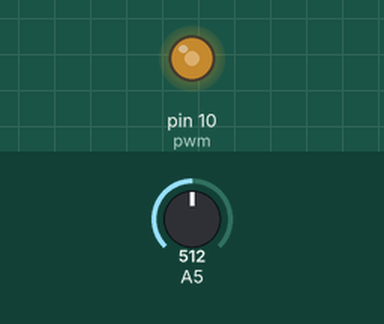
Recording of a sketch running on a simulated Arduino Uno, built with avr-gcc and run on an emulated ATmega328P. Shown: output pins drawn as LEDs (lit = HIGH). Inputs (shaded band) come from the test bench; at power-on: A5 = 512. What the sketch prints to the serial monitor is not drawn.

Above: at 0.05 s.
At 1.05 s:
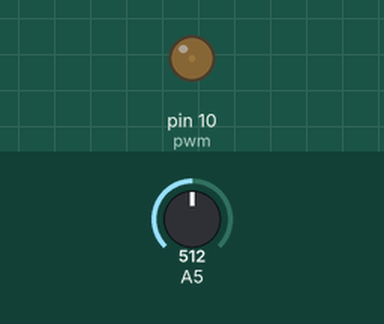
At 2.05 s:
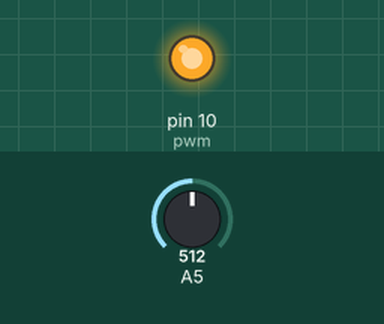
Timing chart, 0 to 4.8 s (numbered marks = the images above):
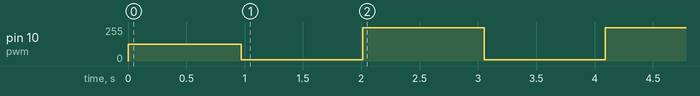

Measured:
- by itself, pin 10 (pwm): repeats every 2.1 s: 10/255 1.0 s, 250/255 1.0 s

The sketch:

led.ino
```cpp
int pwm=10;
int sensor=5;
int duty;
int counter;

void setup()
{
 duty=127;
 counter=0;
 Serial.begin(9600);
 pinMode(pwm,OUTPUT);
 pinMode(sensor,INPUT);
}

void loop()
{
 if(counter>=200)
 {
 if(duty==10) //90
 {
 duty=250; //200
 }
 else
 {
 duty=10;
 }
 counter=0;
 }
 analogWrite(pwm,duty);
 sensor=analogRead(A5);
 sensor=map(sensor,0,1023,0,255);


Serial.println(sensor);

counter ++;

//delay(50);
}
```
